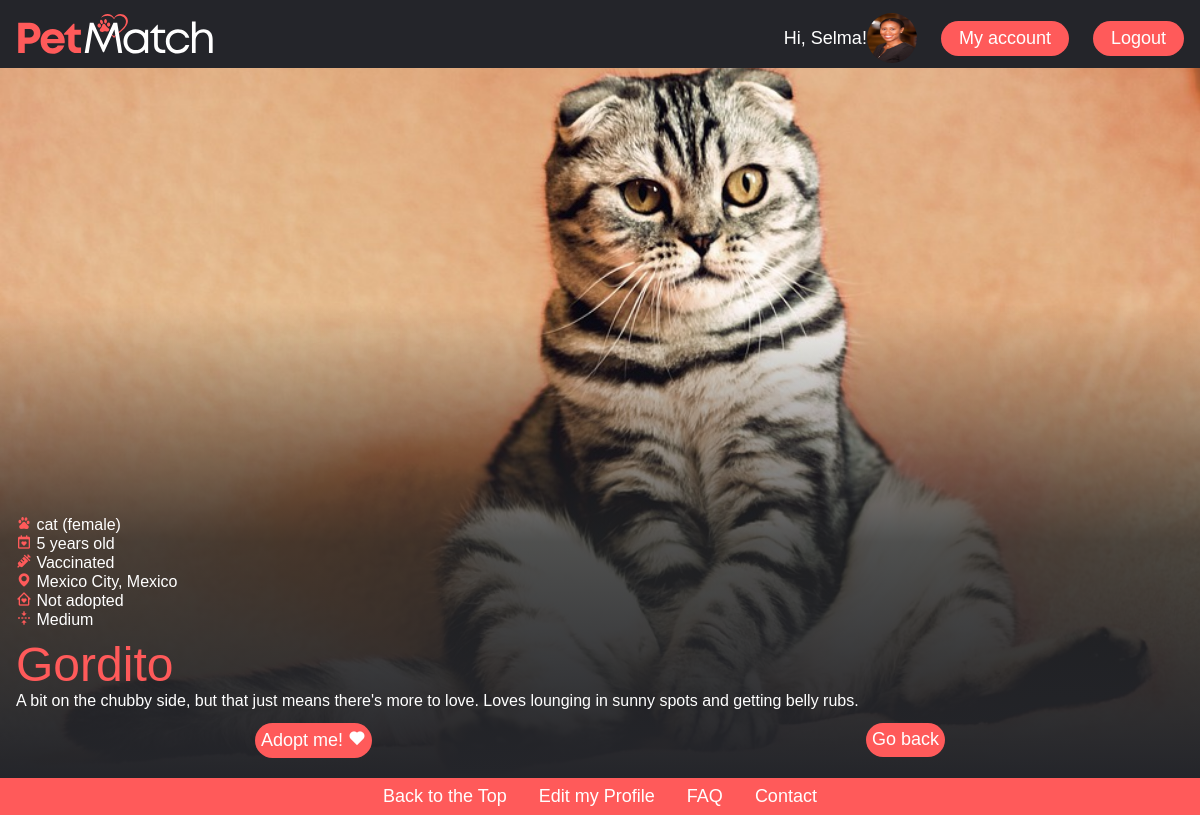
/pet_details.php?id=2 (signed in), run on the app's committed database.
### tables this page shows
CREATE TABLE `users` (
  `id` int(11) NOT NULL,
  `first_name` varchar(255) NOT NULL,
  `last_name` varchar(255) NOT NULL,
  `email` varchar(255) NOT NULL,
  `password` varchar(256) NOT NULL,
  `date_of_birth` date NOT NULL,
  `address` varchar(255) NOT NULL,
  `phone_number` varchar(255) NOT NULL,
  `picture` varchar(255) DEFAULT NULL,
  `status` varchar(4) NOT NULL DEFAULT 'user'
);

CREATE TABLE `pets` (
  `id` int(11) NOT NULL,
  `pet_name` varchar(255) NOT NULL,
  `breed` varchar(100) NOT NULL,
  `pet_age` int(3) NOT NULL,
  `pet_size` varchar(255) NOT NULL,
  `pet_gender` varchar(10) NOT NULL,
  `vaccines` tinyint(1) NOT NULL,
  `pet_location` varchar(255) NOT NULL,
  `status` tinyint(1) NOT NULL,
  `pet_description` varchar(400) NOT NULL,
  `picture` varchar(255) DEFAULT NULL
);

### pet_details.php (the view, shortened to what this page needs)
<?php
require_once "db_connect.php";
$id = isset($_SESSION["admn"]) ? $_SESSION["admn"] : $_SESSION["user"];
if(isset($_GET["id"])){
    $petId = $_GET["id"];
    $pSql = "SELECT * FROM `pets` WHERE `id` = {$petId}";
    $pResult = mysqli_query($conn, $pSql);
    $pet = mysqli_fetch_assoc($pResult);
}
?>
<!DOCTYPE html>
<html lang="en">
<head>
    <link rel="stylesheet" href="style.css">
    <link href='https://unpkg.com/boxicons@2.1.4/css/boxicons.min.css' rel='stylesheet'>
</head>
<body>
    <?php require_once "./components/navbar.php" ?>
    <div class="details" style="background-image: url('images/<?= $pet["picture"] ?>')">
         <div class="details-content">
            <p><i class='bx bxl-baidu'></i> <span><?= $pet["breed"] ?> (<span>female</span>)</span></p>
            <p><i class='bx bx-calendar-heart' ></i> <span><span><?= $pet["pet_age"] ?> years old</span></p>
            <p><i class='bx bxs-injection'></i> <span><?=  $pet["vaccines"] == 1? "Vaccinated" : "Not vaccinated"; ?></span></p>
            <p><i class='bx bxs-map'></i> <span><?= $pet["pet_location"] ?></p>
            <p><i class='bx bx-home-heart'></i> <span><?=  $pet["status"] == 1? "Adopted" : "Not adopted"; ?></span>
            <p><i class='bx bx-vertical-center'></i> <span><?= $pet["pet_size"] ?></span>
        </div>
        <div class="pet-name">
        <h1><?= $pet["pet_name"] ?></h1>
        </div>
        <div class="details-content">
        <p><span><?= $pet["pet_description"] ?></span></p>
        </div>
        <?php if (isset($_SESSION["user"])): ?>
        <div class="cardBotones">
            <a href='adoption.php?id=<?=$pet["id"]?>'><button>Adopt me! <i class='bx bxs-heart'></i></button>
            <a href="home.php"><button>Go back</button></a>
        </div>
        <?php endif; ?>
    </div>
    <footer>
        <div class="footerNav">
            <a href="#">Back to the Top</a>
            <a href="#">Edit my Profile</a>
            <a href="#">FAQ</a>
            <a href="#">Contact</a>
        </div>
    </footer>
</body>
</html>

### components/navbar.php (shortened to what this page needs)
<?php
require_once "db_connect.php";
if ($id) {
    $sql = "SELECT * FROM `users` WHERE `id` = {$id}";
    $result = mysqli_query($conn, $sql);
    $person = mysqli_fetch_assoc($result);
}
?>
<header>
    <img class="logo" src="images/logo.svg" alt="logo">
    <a>Hi, <?= $person["first_name"]; ?>!</a>
    <img class="img-thumbnail" style="border-radius: 50%; width: 50px; height: 50px; align: center;" src="images/<?= $person["picture"] ?>">
    <nav class="navLinks">
        <a id="profilePic" href="edit_profile.php"><button>My account</button></a>
    </nav>
    <a class="" href="./logout.php?logout"><button>Logout</button></a>
</header>

### style.css (style rules this page uses)
* { box-sizing: border-box; margin: 0; padding: 0; font-family: Arial, sans-serif; font-weight: 500; }
li, a, button { font-size: 18px; color: rgb(255, 255, 255); text-decoration: none; list-style: none; }
.logo { height: 60px; margin-right: auto; cursor: pointer; }
.navLinks { display: inline-block; padding: 0px 1.5rem; }
button { padding: 4px 15px; background-color: #ff5a5a; border: 3px solid #24252a00; border-radius: 50px; cursor: pointer; transition: all 0.3s ease 0s; margin-top: 0.3rem; margin-bottom: 0.3rem; }
footer { background-color: rgba(255, 90, 90, 1); padding: 0.5rem; bottom: 0; width: 100%; }
.details { width: 100%; height: 88.8vh; border-image: 1 fill linear-gradient( rgba(255, 255, 255, 0.001), rgba(255, 255, 255, 0.002),rgba(36, 37, 37, 0.8), rgba(36, 37, 42, 1)); background-size: cover; background-position: center; text-align: left; display: flex; flex-direction: column; justify-content: end; overflow: hidden; padding: 1rem; }
.pet-name { color: #ff5a5a; font-size: 1.5rem; text-align: left; }

### data on the page
users: first_name "Selma", picture (picture)
pets: picture (picture), breed "cat", pet_age "5", pet_location "Mexico City, Mexico", pet_size "Medium", pet_name "Gordito", pet_description "A bit on the chubby side, but that just means there's more to love. Loves lounging in sunny spots and getting belly rubs."
